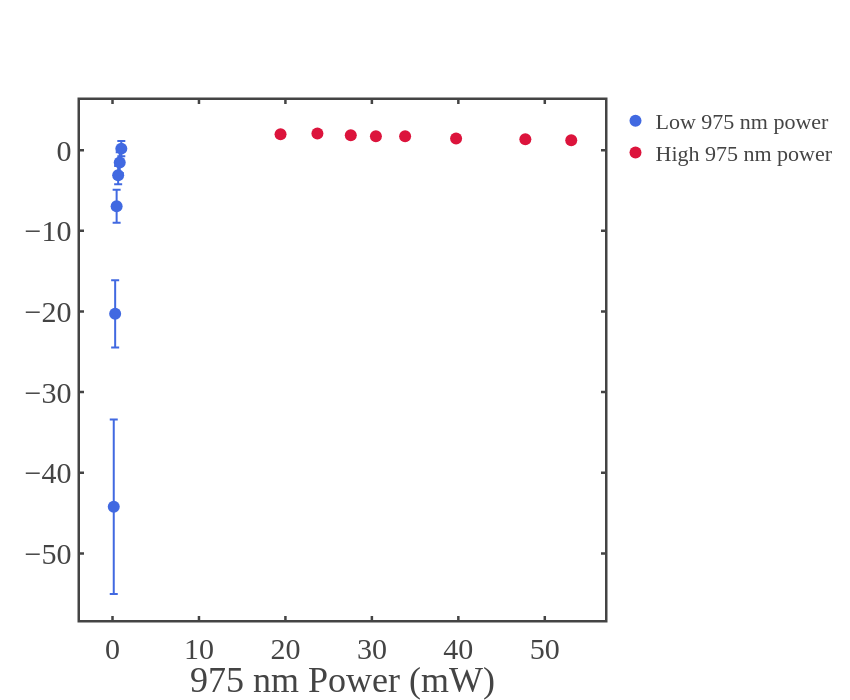

The notebook cell this image was saved under:
### Markdown cell above
#### experimental plots

### Code cell
import pandas as pd
import plotly.graph_objects as go

# ============================================================
# --- Paths to CSV files ---
# ============================================================
lowP_csv = r"D:\Atanu\NaBiF4_PL_analysis\NaBiF4_PL_analysis\NaBiF4_PL_analysis\datas\7th Oct NaBiF4\face on\good datas\csv_plot_data_lowP\fig2_lowP_signal_vs_975nm.csv"

highP_csv = r"D:\Atanu\NaBiF4_PL_analysis\NaBiF4_PL_analysis\NaBiF4_PL_analysis\datas\2nd Oct NaBiF4\Percentage Modulation\csv_plot_data\fig2_signal_vs_975nm.csv"

# ============================================================
# --- Load data ---
# ============================================================
df_low = pd.read_csv(lowP_csv)
df_high = pd.read_csv(highP_csv)

# Expected columns:
# Low-P : P975_mW, Signal_percent, Signal_std_percent
# High-P: P975_mW, Signal_percent, Signal_std_percent

# ============================================================
# --- Plot ---
# ============================================================
fig = go.Figure()

# Low-power dataset
fig.add_trace(go.Scatter(
    x=df_low["P975_mW"],
    y=df_low["Signal_percent"],
    error_y=dict(
        type="data",
        array=df_low["Signal_std_percent"],
        visible=True
    ),
    mode="markers",
    marker=dict(
        size=12,
        color="royalblue",
        # symbol="circle"
    ),
    name="Low 975 nm power"
))

# High-power dataset
fig.add_trace(go.Scatter(
    x=df_high["P975_mW"],
    y=df_high["Signal_percent"],
    error_y=dict(
        type="data",
        array=df_high["Signal_std_percent"],
        visible=True
    ),
    mode="markers",
    marker=dict(
        size=12,
        color="crimson",
        # symbol="diamond"
    ),
    name="High 975 nm power"
))

# ============================================================
# --- Layout ---
# ============================================================
fig.update_layout(
    template=fig_template,
    xaxis_title="975 nm Power (mW)",
    # yaxis_title="Signal (%)",
    width=850,
    height=700,
    legend=dict(
        font=dict(size=22),
        borderwidth=0
    )
)

fig.show()

### Figure 1 — Plotly figure (JSON) as saved in the notebook; plotly's stock layout.template omitted (floating-point values rounded to 4 significant figures)
{"data": [{"error_y": {"array": [10.81, 4.164, 2.05, 1.135, 1.287, 0.9413], "type": "data", "visible": true}, "marker": {"color": "royalblue", "size": 12}, "mode": "markers", "name": "Low 975 nm power", "type": "scatter", "x": [0.1436, 0.3064, 0.4773, 0.6536, 0.8342, 1.018], "y": [-44.22, -20.29, -6.964, -3.101, -1.534, 0.1857]}, {"error_y": {"array": [0.1851, 0.207, 0.181, 0.2009, 0.1922, 0.1886, 0.1591, 0.1964], "type": "data", "visible": true}, "marker": {"color": "crimson", "size": 12}, "mode": "markers", "name": "High 975 nm power", "type": "scatter", "x": [19.43, 23.7, 27.56, 30.46, 33.84, 39.74, 47.75, 53.06], "y": [1.963, 2.062, 1.852, 1.733, 1.726, 1.447, 1.362, 1.234]}], "layout": {"height": 700, "legend": {"borderwidth": 0, "font": {"size": 22}}, "width": 850, "xaxis": {"autorange": true, "range": [-3.76, 56.96], "title": {"text": "975 nm Power (mW)"}, "type": "linear"}, "yaxis": {"autorange": true, "range": [-58.26, 6.216], "type": "linear"}}}
